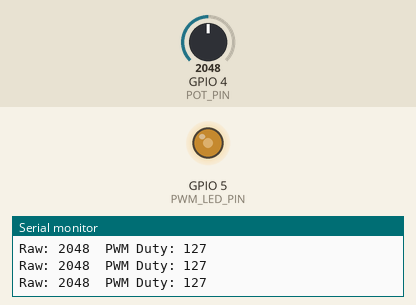
Bench run of a sketch on a simulated ESP32. On the bench: output pins drawn as LEDs (lit = HIGH), the last lines printed to the serial monitor. The inputs (shaded band) are chosen by the test bench; at power-on: GPIO 4 (POT_PIN) = 2048 (analog values on the 0–4095 scale).

Above: at 1.2 s.
1.3 s: GPIO 4 (POT_PIN) set to 2866
At 2.2 s:
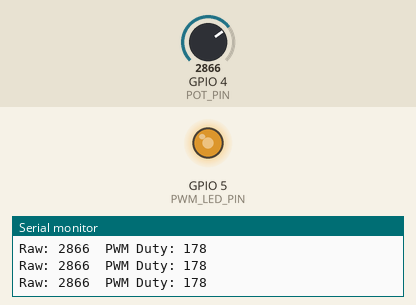
2.8 s: GPIO 4 (POT_PIN) set to 3603
At 3.5 s:
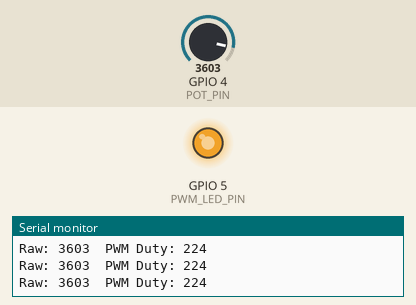
4.3 s: GPIO 4 (POT_PIN) set to 491
At 4.8 s:
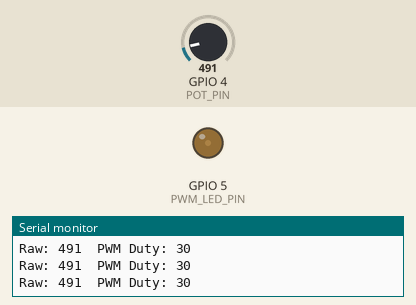
5.8 s: GPIO 4 (POT_PIN) set to 0
At 7.0 s:
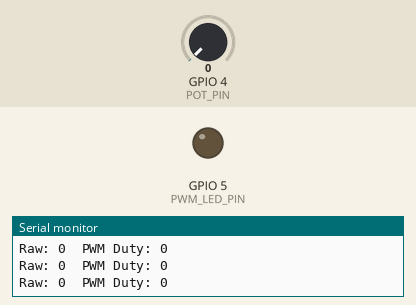
7.3 s: GPIO 4 (POT_PIN) set to 2047
At 8.5 s:
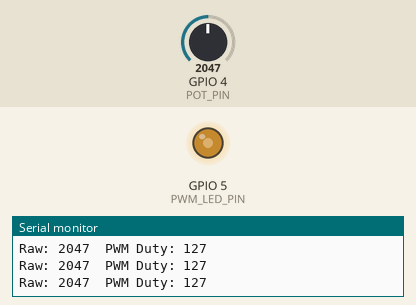
Timing chart, 0 to 9.8 s (numbered marks = the images above; inputs shaded):
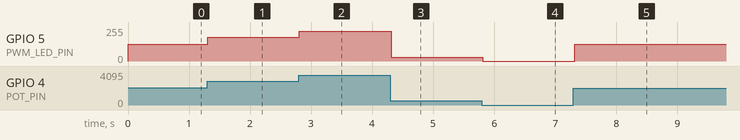

Measured:
- after the input at 1.3 s, GPIO 5 (PWM_LED_PIN): 127/255 → 177/255 at once
- after the input at 2.8 s, GPIO 5 (PWM_LED_PIN): 177/255 → 223/255 at once
- after the input at 4.3 s, GPIO 5 (PWM_LED_PIN): 223/255 → 30/255 at once
- after the input at 5.8 s, GPIO 5 (PWM_LED_PIN): 30/255 → 0/255 at once
- after the input at 7.3 s, GPIO 5 (PWM_LED_PIN): 0/255 → 127/255 at once

The sketch:

example4_pot_pwm.ino
```cpp
#include <Arduino.h>

const uint8_t POT_PIN = 4;
const uint8_t PWM_LED_PIN = 5;

bool pwmReady = false;

void setup() {
  Serial.begin(115200);

  // Set ADC resolution to 12 bits
  analogReadResolution(12);
  analogSetPinAttenuation(POT_PIN, ADC_11db);

  // Setup LED pin for PWM
  pinMode(PWM_LED_PIN, OUTPUT);
  digitalWrite(PWM_LED_PIN, LOW);

  // Set PWM frequency to 5000 Hz and 8-bit resolution
  pwmReady = ledcAttach(PWM_LED_PIN, 5000, 8);

  if (pwmReady) {
    ledcWrite(PWM_LED_PIN, 0);
  } else {
    Serial.println("PWM setup failed.");
  }
}

void loop() {
  if (!pwmReady) {
    return;
  }

  // Read potentiometer
  int raw = analogRead(POT_PIN);

  // Convert ADC value 0-4095 to PWM value 0-255
  int duty = constrain(map(raw, 0, 4095, 0, 255), 0L, 255L);

  // Change LED brightness
  ledcWrite(PWM_LED_PIN, duty);

  // Display values in Serial Monitor
  Serial.print("Raw: ");
  Serial.print(raw);

  Serial.print("\tPWM Duty: ");
  Serial.println(duty);

  delay(100);
}
```
